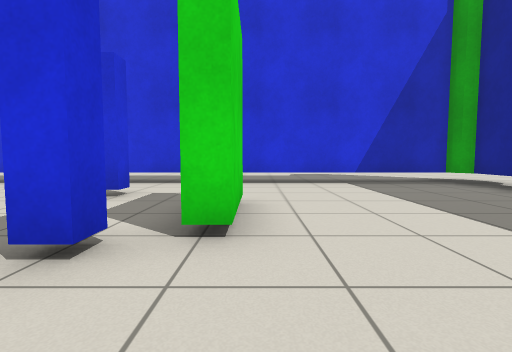
[1] (above)

22 first-person views from a walk through a Gazebo world. The camera is 0.72 m above the floor, tilts 4° down and sees 85° across. The floor is counted in squares, 1 m on a side. Each view is taken from the middle of a square. On the plan, view 1 faces up. The plan holds only what a view shows up to about 10 squares ahead; the rest is blank.

[2]
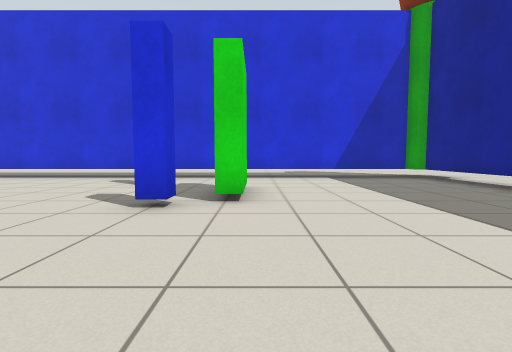

[3]
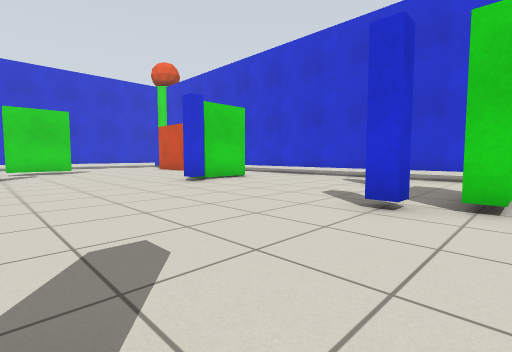

[4]
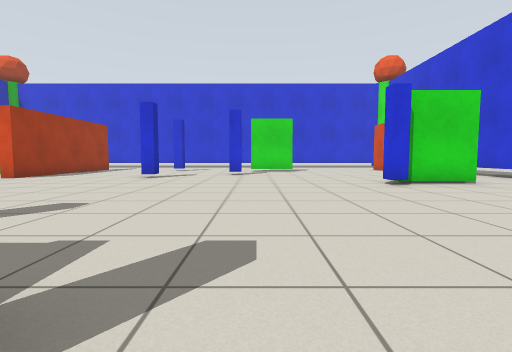

[5]
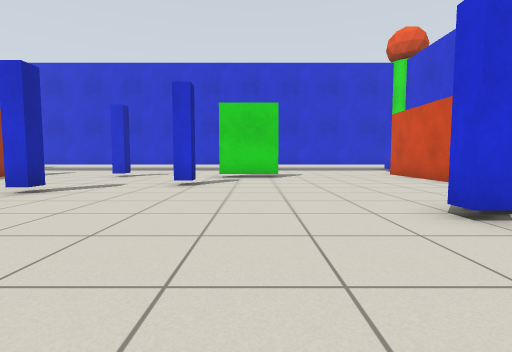

[6]
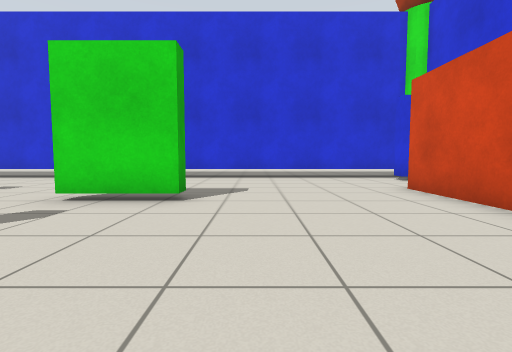

[7]
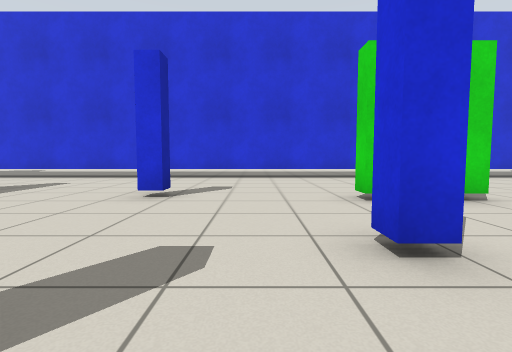

[8]
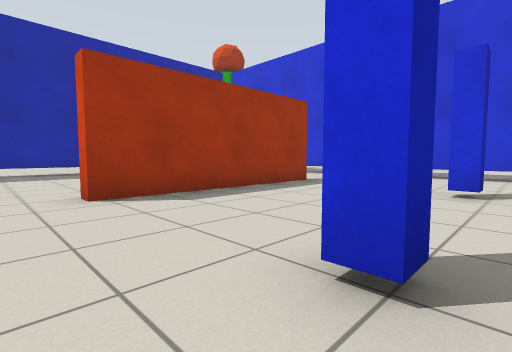

[9]
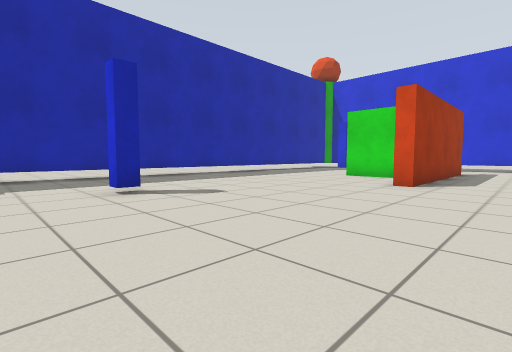

[10]
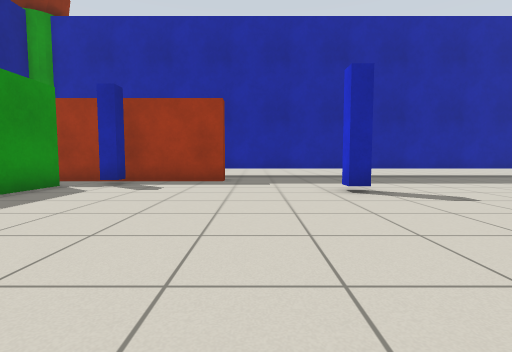

[11]
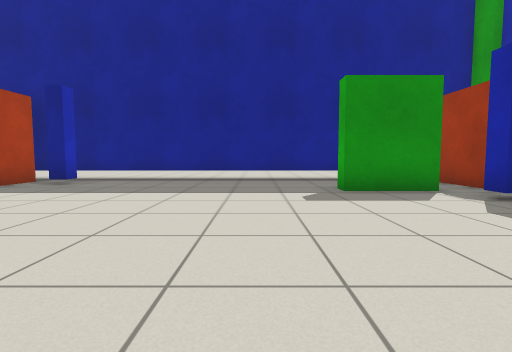

[12]
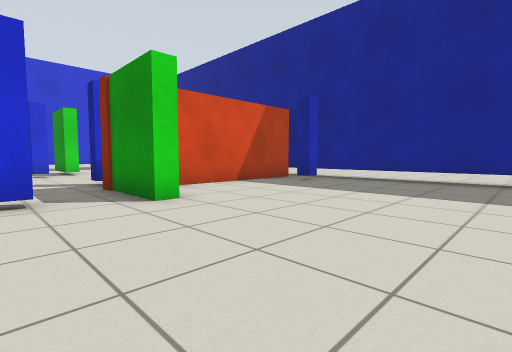

[13]
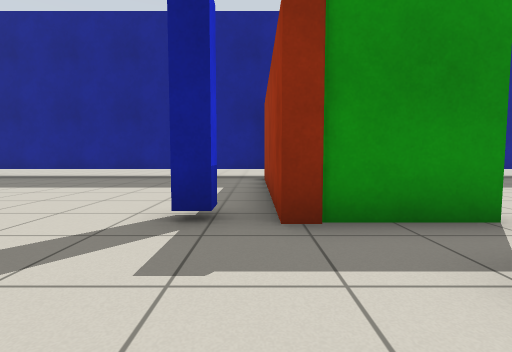

[14]
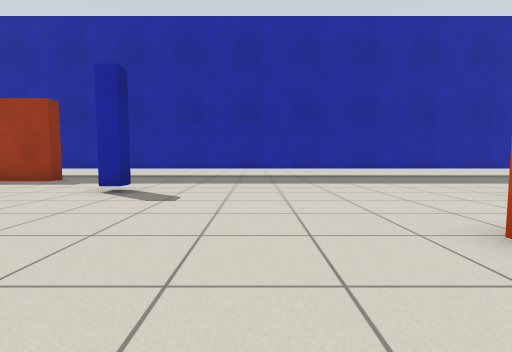

[15]
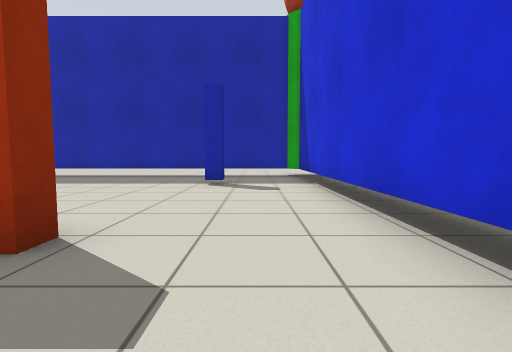

[16]
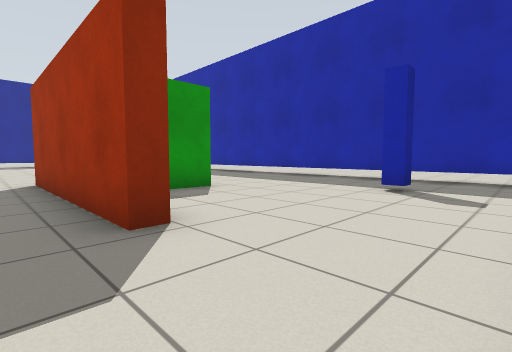

[17]
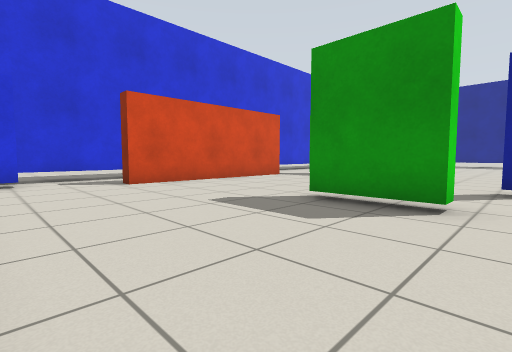

[18]
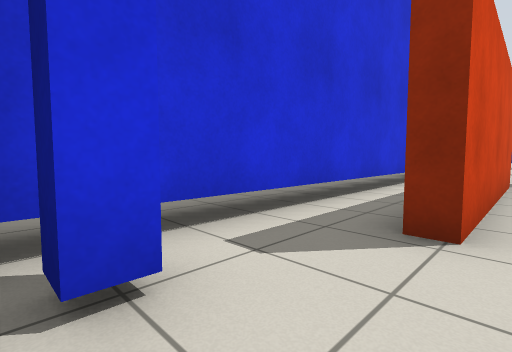

[19]
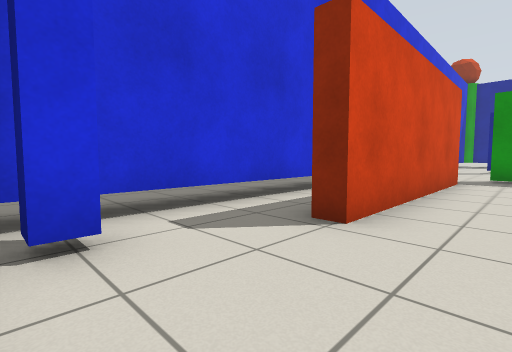

[20]
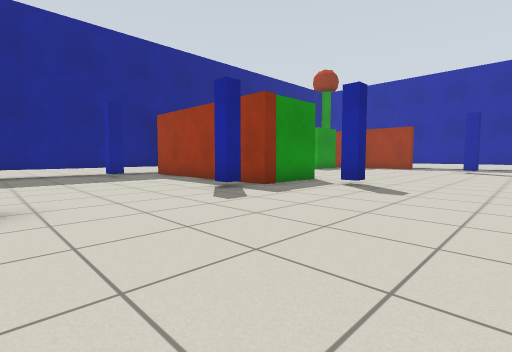

[21]
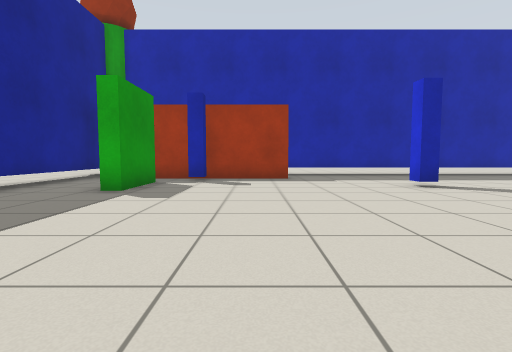

[22]
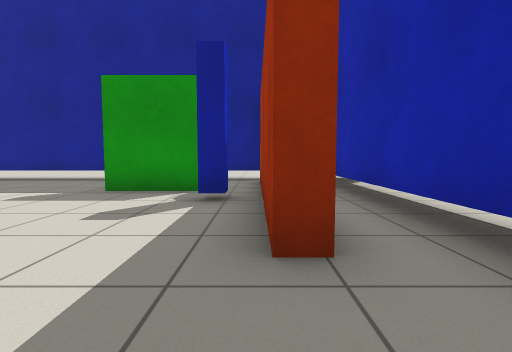

### Floor plan
Points are (right, up) in squares from view 1. A wall is a line through its corners. A room is listed if a view was taken in it or the views show most of it. See-through windows are left out.
Room 1 (views 1, 2, 3, 4, 5, 6, 7, 8, 9, 10, 11, 12, 13, 14, 15, 16, 17, 18, 19, 20, 21, 22)
walls: (-9.9, -4.4) (-9.4, -4.4) (-9.4, -4.9); (-2.4, -5.1) (-2.9, -5.1) (-2.9, -4.6) (-2.4, -4.6); (-11.4, -1.6) (-10.9, -1.6) (-10.9, -2) (-11.4, -2); (-9.4, -9) (-9.4, -9.5); (-1, -2.5) (-1, -2.1) (-0.5, -2.1); (-0.5, -5.7) (-1, -5.7) (-1, -3.3) (4.4, -3.3); (-7, 2.9) (-7, 2.4) (-7.5, 2.4); (-13.5, -1.2) (-13.9, -1.2) (-13.9, 0.8) (-13.5, 0.8) (-13.5, -1.2); (-14.4, -4.6) (-13.9, -4.6) (-13.9, -5.1); (-11.9, -10.2) (-11.9, -11.4); (-7.9, 4.4) (-7.9, 4.9); (-1.2, 2.4) (-1.2, 1.9) (-1.8, 1.9); (-7.4, 5) (-7.4, 3); (-4.3, -13) (-4.3, -12.6) (-3.9, -12.6) (-3.9, -13); (-9.1, 5.4) (-15.2, 5.4) (-15.2, 5.9); (-12.4, -12.1) (-12.4, -10.9); (-15.2, -9.5) (-15.2, -9) (-9.1, -9); (-2.5, 5.5) (-2.5, 4.9); (-0.2, 4.4) (-0.2, 2.4) (-0.8, 2.4); (4.2, -1.8) (4.2, -1.2) (4.6, -1.2); (4.8, -5.1) (4.2, -5.1) (4.2, -4.6); (5, -3.7) (0.5, -3.7); (-1, -15.6) (-1, -15.1) (5, -15.1); (2, -14.5) (1.5, -14.5) (1.5, -14.1) (2, -14.1); (2.8, -13.9) (2.8, -11.8) (3.4, -11.8); (-16.2, -14.6) (-16.2, -14.1) (-15.6, -14.1); (-17.2, 6.3) (-17.8, 6.3) (-17.8, 6.9); (-18.5, 6.7) (-18.5, -16.5); (5.1, 7.4) (-18, 7.4); (-18.1, -16.8) (3.1, -16.8); (5.4, -15.8) (5.4, 7)
ways out: gap at (-12, -10); gap at (5, -15); gap at (5, -3)

Positions as (right, up) in squares from view 1, and headings:
1: (0, 0), facing up
2: (0, -2), facing up
3: (0, -2), facing up-left
4: (0, -1), facing left
5: (-4, 0), facing left
6: (-9, 2), facing left
7: (-9, -3), facing left
8: (-8, -4), facing down-left
9: (-2, -7), facing down-left
10: (-2, -7), facing down
11: (-3, -10), facing right
12: (-3, -10), facing up-right
13: (-4, -3), facing right
14: (-7, -7), facing down
15: (-17, -7), facing down
16: (-18, -8), facing down-right
17: (-18, -2), facing up-right
18: (-18, 5), facing up-right
19: (-18, 4), facing up-right
20: (-6, 2), facing down-right
21: (0, -6), facing down
22: (-3, -15), facing right
